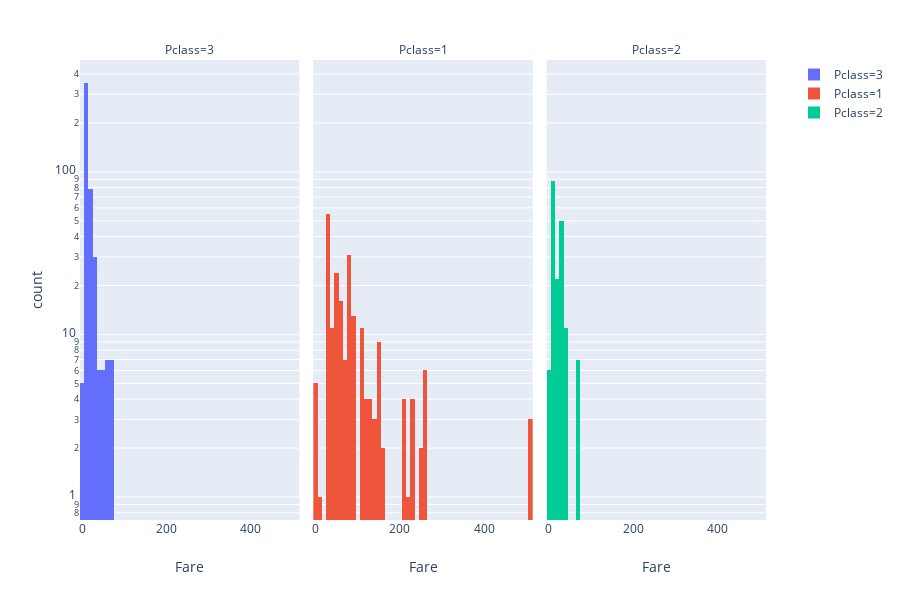

Notebook code for this chart:
### Code cell
# Plotting distribution of fares by class
px.histogram(train, x = "Fare", log_y = True, facet_col = "Pclass", color = "Pclass")

### Figure 1 — Plotly figure (JSON) as saved in the notebook; plotly's stock layout.template omitted (floating-point values rounded to 4 significant figures; data arrays with more than 128 entries replaced by an {"elided": "..."} marker saying what was removed)
{"data": [{"alignmentgroup": "True", "bingroup": "x", "hoverlabel": {"namelength": 0}, "hovertemplate": "Pclass=3<br>Fare=%{x}<br>count=%{y}", "legendgroup": "Pclass=3", "marker": {"color": "#636efa"}, "name": "Pclass=3", "offsetgroup": "Pclass=3", "orientation": "v", "showlegend": true, "type": "histogram", "x": {"elided": "491 float values"}, "xaxis": "x", "yaxis": "y"}, {"alignmentgroup": "True", "bingroup": "x", "hoverlabel": {"namelength": 0}, "hovertemplate": "Pclass=1<br>Fare=%{x}<br>count=%{y}", "legendgroup": "Pclass=1", "marker": {"color": "#EF553B"}, "name": "Pclass=1", "offsetgroup": "Pclass=1", "orientation": "v", "showlegend": true, "type": "histogram", "x": {"elided": "216 float values"}, "xaxis": "x2", "yaxis": "y2"}, {"alignmentgroup": "True", "bingroup": "x", "hoverlabel": {"namelength": 0}, "hovertemplate": "Pclass=2<br>Fare=%{x}<br>count=%{y}", "legendgroup": "Pclass=2", "marker": {"color": "#00cc96"}, "name": "Pclass=2", "offsetgroup": "Pclass=2", "orientation": "v", "showlegend": true, "type": "histogram", "x": {"elided": "184 float values"}, "xaxis": "x3", "yaxis": "y3"}], "layout": {"annotations": [{"font": {}, "showarrow": false, "text": "Pclass=3", "x": 0.1567, "xanchor": "center", "xref": "paper", "y": 1.0, "yanchor": "bottom", "yref": "paper"}, {"font": {}, "showarrow": false, "text": "Pclass=1", "x": 0.49, "xanchor": "center", "xref": "paper", "y": 1.0, "yanchor": "bottom", "yref": "paper"}, {"font": {}, "showarrow": false, "text": "Pclass=2", "x": 0.8233, "xanchor": "center", "xref": "paper", "y": 1.0, "yanchor": "bottom", "yref": "paper"}], "barmode": "relative", "height": 600, "legend": {"tracegroupgap": 0}, "margin": {"t": 60}, "xaxis": {"anchor": "y", "domain": [0.0, 0.3133], "title": {"text": "Fare"}}, "xaxis2": {"anchor": "y2", "domain": [0.3333, 0.6467], "matches": "x", "title": {"text": "Fare"}}, "xaxis3": {"anchor": "y3", "domain": [0.6667, 0.98], "matches": "x", "title": {"text": "Fare"}}, "yaxis": {"anchor": "x", "domain": [0.0, 1.0], "title": {"text": "count"}, "type": "log"}, "yaxis2": {"anchor": "x2", "domain": [0.0, 1.0], "matches": "y", "showticklabels": false, "type": "log"}, "yaxis3": {"anchor": "x3", "domain": [0.0, 1.0], "matches": "y", "showticklabels": false, "type": "log"}}}
